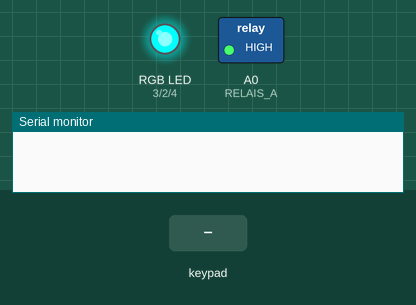
Recording of a sketch running on a simulated Arduino Uno, built with avr-gcc and run on an emulated ATmega328P. On the bench: switched loads named in the sketch (green lamp = pin HIGH), an RGB LED mixed from three pins (HIGH = lit), the last lines printed to the serial monitor. Inputs (shaded band) come from the test bench.

Above: at 1.2 s.
1.3 s: key '(' pressed
At 2.4 s:
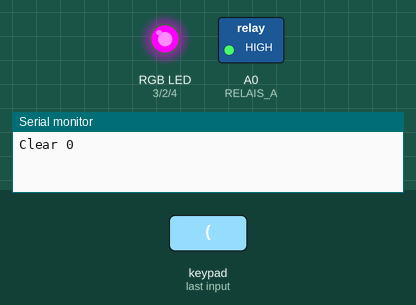
2.8 s: key '*' pressed
At 3.5 s:
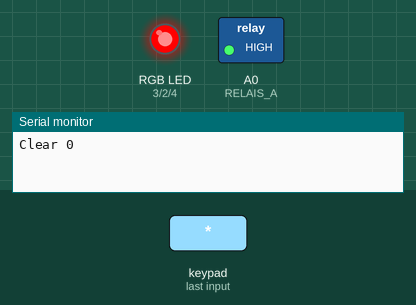
Timing chart, 0 to 5.8 s (numbered marks = the images above; inputs shaded):
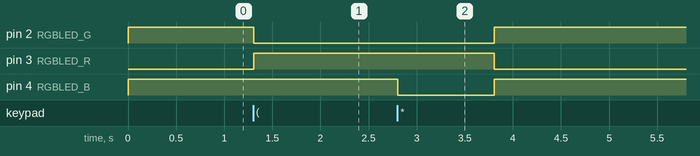

The sketch:

Codeschloss_Teil1.ino
```cpp
// Codeschloss Tobias Kuch 2020 GPL 3.0
#include <Keypad.h>

#define RGBLED_G 2
#define RGBLED_B 4
#define RGBLED_R 3
#define RELAIS_A A0

const byte ROWS = 4;
const byte COLS = 4;
const byte MaxPinCodeLength = 20;

char keys[ROWS][COLS] = {
                          {1,2,3,13},
                          {4,5,6,23},
                          {7,8,9,33},
                          {40,10,42,43}
                         };
byte rowPins[ROWS] = {8,7,6,5}; //5,6,7,8};
byte colPins[COLS] = {12,11,10,9}; // {9,10,11,12};
byte KeyPadBuffer[MaxPinCodeLength];
byte PinCode[MaxPinCodeLength] = {1,2,3,13}; // Standard Pincode: 123A  - Bitte Ändern gemäß Beschreibung -
byte BufferCount = 0;

Keypad keypad = Keypad(makeKeymap(keys), rowPins, colPins, ROWS, COLS);

void setup()
{
 Serial.begin(9600);
 pinMode(RGBLED_G,OUTPUT); // Ausgang RGB LED Grün
 pinMode(RGBLED_R,OUTPUT); // Ausgang RGB LED Rot
 pinMode(RGBLED_B,OUTPUT); // Ausgang RGB LED Blau
 pinMode(RELAIS_A,OUTPUT); //Relais Output
 digitalWrite(RELAIS_A,HIGH);
 BufferCount = 0;
 for (byte a = 0; a <= MaxPinCodeLength; a++)
  {
  KeyPadBuffer[a] = 0;
  }
 digitalWrite(RGBLED_R,LOW);
 digitalWrite(RGBLED_G,HIGH);
 digitalWrite(RGBLED_B,HIGH);
}

void loop()
{
   char key = keypad.getKey();
   if(key)
   {
     if(key ==40)   // Clear Keypad Buffer  Key: *
      {
       for (byte a = 0; a <= MaxPinCodeLength; a++)
        {
        KeyPadBuffer[a] = 0;
        }
       digitalWrite(RGBLED_R,HIGH);
       digitalWrite(RGBLED_G,LOW);
       digitalWrite(RGBLED_B,HIGH);
       Serial.print("Clear ");
       Serial.println(BufferCount);
       BufferCount = 0;
      } else
     if(key ==42)   // Enter Keypad Buffer  Key: #
      {
       bool AcceptCode = true;
       for (byte a = 0; a <= BufferCount; a++)
        {
        if (!(PinCode[a] == KeyPadBuffer[a])) {AcceptCode = false; }
        }
        if (AcceptCode)
          {
            Serial.println("Code korrekt");
            digitalWrite(RELAIS_A,(!digitalRead(RELAIS_A)));
            digitalWrite(RGBLED_R,LOW);
            digitalWrite(RGBLED_G,HIGH);
            digitalWrite(RGBLED_B,LOW);
          } else
          {
            digitalWrite(RGBLED_R,HIGH);
            digitalWrite(RGBLED_G,LOW);
            digitalWrite(RGBLED_B,LOW);
          }
        for (byte a = 0; a <= MaxPinCodeLength; a++) { KeyPadBuffer[a] = 0; }
        BufferCount = 0;
        delay(1000);
        digitalWrite(RGBLED_R,LOW);
        digitalWrite(RGBLED_G,HIGH);
        digitalWrite(RGBLED_B,HIGH);
      } else
      {
       KeyPadBuffer[BufferCount] = key;
       if (BufferCount < MaxPinCodeLength ) { BufferCount++; }
      }
   }
}
```

Measured:
- after the input at 1.3 s, pin 2 (RGBLED_G): HIGH → LOW at once; pin 3 (RGBLED_R): LOW → HIGH at once
- after the input at 2.8 s, pin 2 (RGBLED_G): LOW → HIGH after 1.0 s; pin 3 (RGBLED_R): HIGH → LOW after 1.0 s; pin 4 (RGBLED_B): HIGH → LOW at once, → HIGH 1.0 s later
